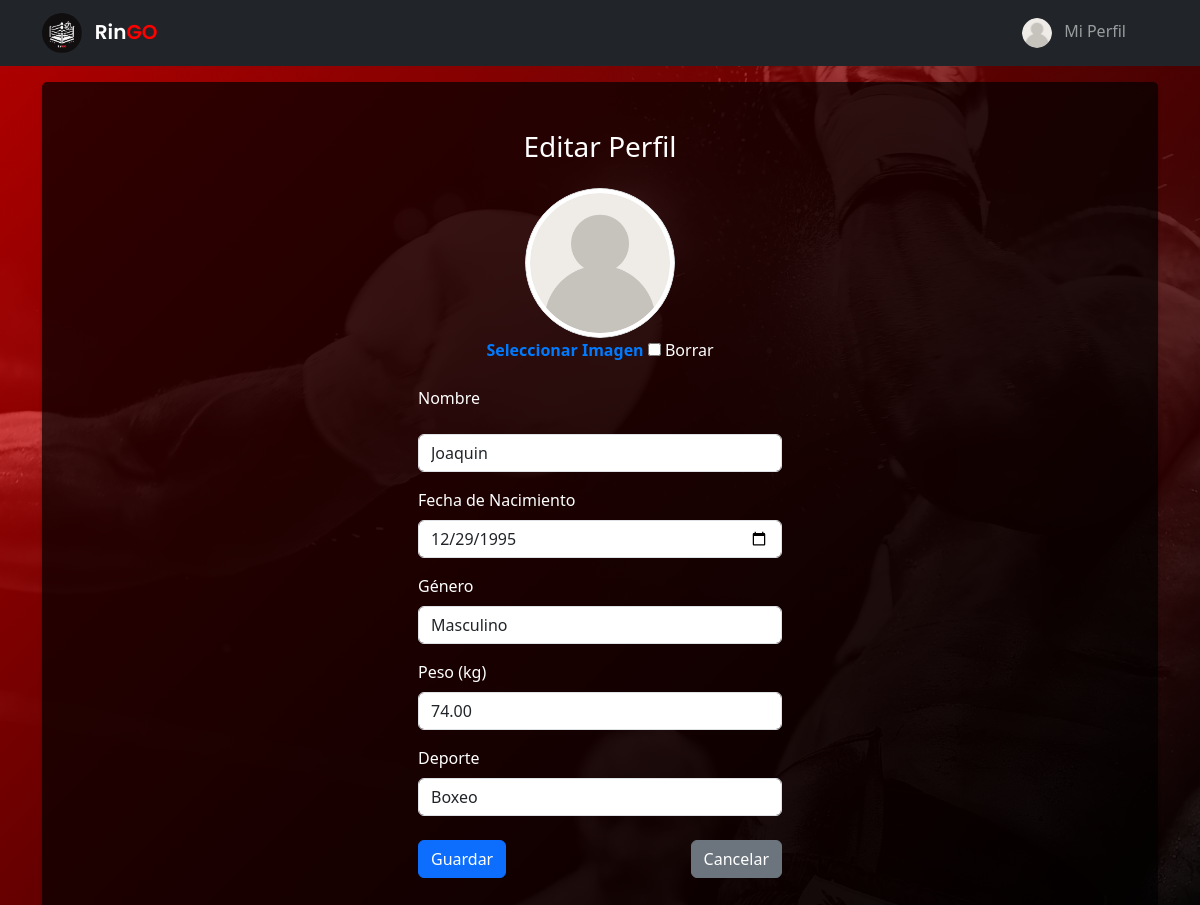
The page /perfil/editar/27/ (signed in) on the database its author committed.
### usuarios/models.py (models this page shows, shortened)
class Perfil(models.Model):
    user = models.OneToOneField(User, on_delete=models.CASCADE)
    nombre_perfil = models.CharField(max_length=100)
    fecha_nacimiento = models.DateField(null=True, blank=True)
    peso = models.DecimalField(
        max_digits=5,
        decimal_places=2,
        validators=[MinValueValidator(0.1)],
        null=True,
        blank=True,
    )
    deporte = models.CharField(
        max_length=50, choices=[("boxeo", "Boxeo"), ("kickboxing", "Kickboxing")]
    )
    foto = models.ImageField(upload_to="perfil_fotos/", blank=True, null=True)
    genero = models.CharField(
        max_length=20,
        choices=[
            ("masculino", "Masculino"),
            ("femenino", "Femenino"),
            ("prefiero no decir", "Prefiero no decir"),
        ],
        default="otro",
    )

### usuarios/views.py (the view, shortened to what this page needs)
# urls.py: path("perfil/editar/<int:pk>/", PerfilUpdateView.as_view(), name="editar_perfil"),
class PerfilUpdateView(LoginRequiredMixin, EsMiembroMixin, UpdateView):
    model = Perfil
    form_class = PerfilForm
    template_name = "perfil/perfil_form.html"

### usuarios/forms.py
class PerfilForm(forms.ModelForm):
    class Meta:
        model = Perfil
        fields = [
            "nombre_perfil",
            "fecha_nacimiento",
            "peso",
            "deporte",
            "genero",
            "foto",
        ]
        widgets = {
            "fecha_nacimiento": forms.DateInput(
                attrs={"type": "date", "class": "form-control"}
            ),
            "genero": forms.Select(attrs={"class": "form-control"}),
            "deporte": forms.Select(attrs={"class": "form-control"}),
            "foto": forms.ClearableFileInput(attrs={"class": "form-control"}),
            "nombre_perfil": forms.TextInput(
                attrs={
                    "class": "form-control",
                    "placeholder": "Ingresa tu nombre de perfil",
                }
            ),
            "peso": forms.NumberInput(
                attrs={
                    "class": "form-control",
                    "placeholder": "Ingresa tu peso (kg)",
                    "min": "0",
                }
            ),
        }

### usuarios/views.py (called while the page is built)
    def get_context_data(self, **kwargs):
        context = super().get_context_data(**kwargs)
        if self.request.user.is_authenticated:
            context["es_miembro"] = self.request.user.groups.filter(
                name="Miembro"
            ).exists()
        return context

### templates/perfil/perfil_form.html (shortened to what this page needs)
{% extends "_base.html" %}{% load static %} {% block content %}
<div class="container-fluid mt-3 d-flex justify-content-center edit-form">
	<div class="col-md-4">
		<h3 class="text-center mb-4 mt-5">
			{% if object.pk %}
				Editar Perfil
			{% else %}
				Crear Perfil
			{% endif %}
		</h3>
		<form method="post" action="" enctype="multipart/form-data" class='form-perfil'>
			<div class="form-group mb-3 text-center">
				<div class="foto-container">
					<img
						src="{% if form.foto.value %}{{ form.foto.value.url }}{% else %}{% static 'img/default-user.png' %}{% endif %}"
						alt="Foto de Perfil"
						id="foto-preview"
						class="img-thumbnail rounded-circle"
						style="width: 150px; height: 150px; object-fit: cover;"
					/>
				</div>
				<label for="id_foto" class="form-label">Seleccionar Imagen</label>
				<input type="checkbox" name="foto-clear" id="foto-clear_id">
				<label for="foto-clear_id">Borrar</label>
			</div>
			<div class="form-group mb-3">
				<label for="id_nombre_perfil" class="form-label">Nombre</label></p>
				{{ form.nombre_perfil }}
			</div>
			<div class="form-group mb-3">
				<label for="id_fecha_nacimiento" class="form-label">Fecha de Nacimiento</label>
				<input
					type="date"
					name="fecha_nacimiento"
					value="{{ form.fecha_nacimiento.value|date:'Y-m-d' }}"
					class="form-control"
				>
			</div>
			<div class="form-group mb-3">
				<label for="id_genero" class="form-label">Género</label>
				{{ form.genero }}
			</div>
			<div class="form-group mb-3">
				<label for="id_peso" class="form-label">Peso (kg)</label>
				{{ form.peso }}
			</div>
			<div class="form-group mb-3">
				<label for="id_deporte" class="form-label">Deporte</label>
				{{ form.deporte }}
			</div>
			<div class="d-flex justify-content-between mt-4 mb-5">
				<button type="submit" class="btn btn-primary">Guardar</button>
				<a href="{% url 'home' %}" class="btn btn-secondary">Cancelar</a>
			</div>
		</form>
	</div>
</div>
{% endblock %}

### static/css/style.css (style rules this page uses)
body { min-height: 100vh; background: linear-gradient( 135deg, rgba(255, 0, 0, 0.7), rgba(0, 0, 0, 0.9) ), url('/static/img/background_1.jpg'); background-size: cover; background-position: center; background-repeat: no-repeat; color: white; }
.form-control { background-color: rgba(255, 255, 255, 0.1); border: none; color: white; }
.btn-primary { background-color: #ff4c4c; border: none; }
.edit-form { color: white; margin: 0 auto; background: rgba(0, 0, 0, 0.7); border-radius: 5px; box-shadow: 0 3px 3px rgba(0, 0, 0, 0.2); }
.foto-container { position: relative; width: 150px; height: 150px; margin: 0 auto; border-radius: 50%; overflow: hidden; }
#foto-preview { width: 100%; height: 100%; object-fit: cover; border-radius: 50%; }
label[for="id_foto"] { cursor: pointer; font-weight: bold; color: #007bff; }

### rows shown on the page
Perfil: nombre_perfil "Joaquin", fecha_nacimiento "12/29/1995", genero "Masculino", peso "74.00", deporte "Boxeo"
